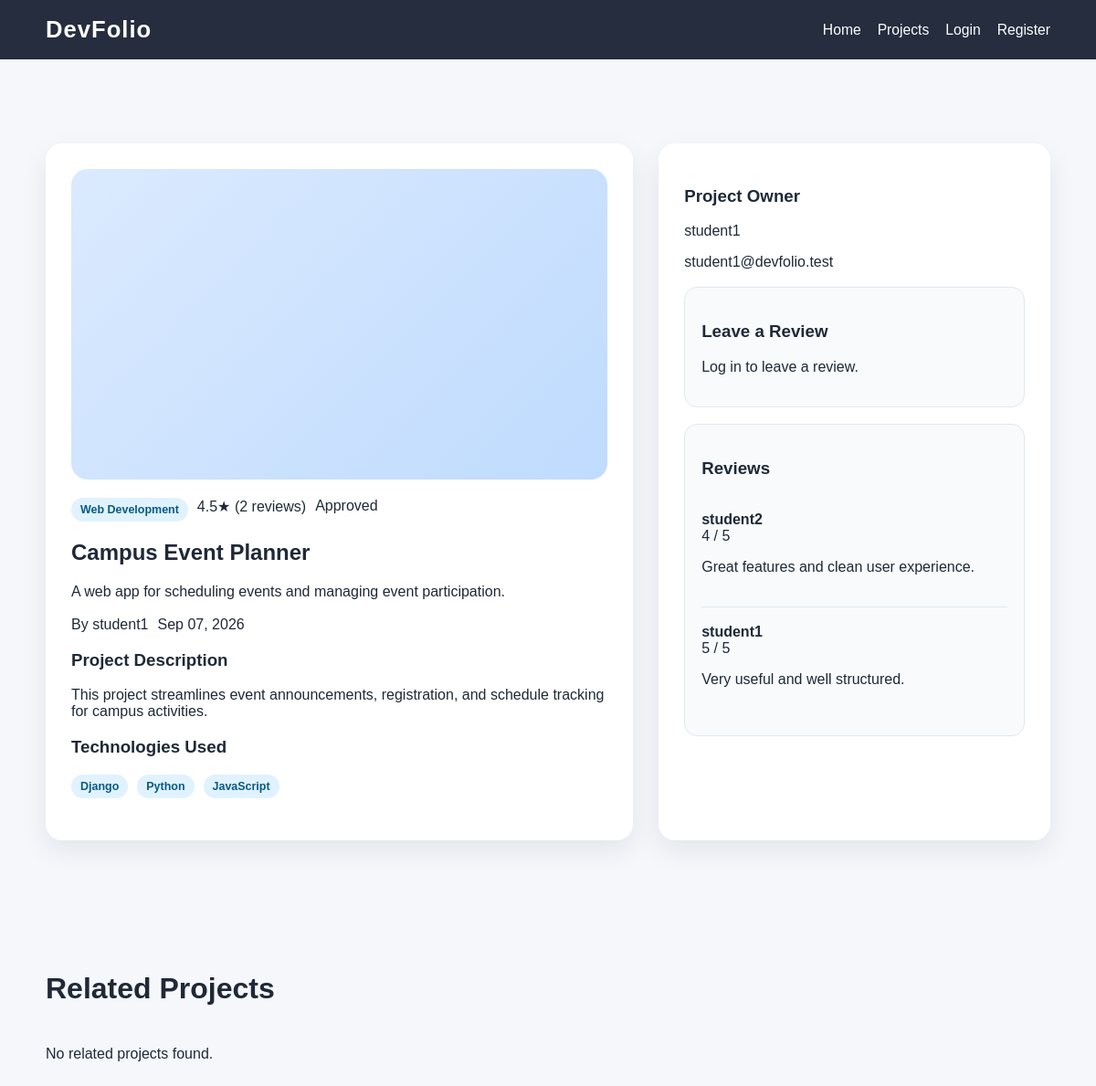
/projects/campus-event-planner/, run on the app's committed database.
### core/models.py (models this page shows, shortened)
class Project(models.Model):
    STATUS_DRAFT = 'draft'
    STATUS_UNDER_REVIEW = 'under_review'
    STATUS_APPROVED = 'approved'
    STATUS_REJECTED = 'rejected'
    STATUS_ARCHIVED = 'archived'
    STATUS_CHOICES = [
        (STATUS_DRAFT, 'Draft'),
        (STATUS_UNDER_REVIEW, 'Under Review'),
        (STATUS_APPROVED, 'Approved'),
        (STATUS_REJECTED, 'Rejected'),
        (STATUS_ARCHIVED, 'Archived'),
    ]
    title = models.CharField(max_length=200)
    slug = models.SlugField(unique=True, blank=True)
    summary = models.TextField(max_length=300)
    description = models.TextField()
    owner = models.ForeignKey(settings.AUTH_USER_MODEL, on_delete=models.CASCADE, related_name='projects')
    category = models.ForeignKey(Category, on_delete=models.SET_NULL, null=True, blank=True, related_name='projects')
    technologies = models.ManyToManyField(Technology, blank=True, related_name='projects')
    featured_image = models.ImageField(upload_to='projects/', blank=True, null=True)
    demo_url = models.URLField(blank=True, null=True)
    source_url = models.URLField(blank=True, null=True)
    status = models.CharField(max_length=20, choices=STATUS_CHOICES, default=STATUS_DRAFT)
    created_at = models.DateTimeField(auto_now_add=True)
    updated_at = models.DateTimeField(auto_now=True)
    class Meta:
        ordering = ['-created_at']
    @property
    def average_rating(self):
        reviews = self.reviews.all()
        if not reviews.exists():
            return 0
        return round(sum(review.rating for review in reviews) / reviews.count(), 1)
    @property
    def review_count(self):
        return self.reviews.count()

class Category(models.Model):
    name = models.CharField(max_length=100, unique=True)
    slug = models.SlugField(unique=True, blank=True)
    class Meta:
        verbose_name_plural = 'Categories'

class Review(models.Model):
    project = models.ForeignKey(Project, on_delete=models.CASCADE, related_name='reviews')
    reviewer = models.ForeignKey(settings.AUTH_USER_MODEL, on_delete=models.CASCADE, related_name='reviews')
    rating = models.PositiveSmallIntegerField(validators=[MinValueValidator(1), MaxValueValidator(5)])
    comment = models.TextField(blank=True)
    created_at = models.DateTimeField(auto_now_add=True)
    class Meta:
        ordering = ['-created_at']
        unique_together = ('project', 'reviewer')

class User(AbstractUser):
    ROLE_STUDENT = 'student'
    ROLE_MODERATOR = 'moderator'
    ROLE_ADMIN = 'admin'
    ROLE_CHOICES = [
        (ROLE_STUDENT, 'Student'),
        (ROLE_MODERATOR, 'Moderator'),
        (ROLE_ADMIN, 'Admin'),
    ]
    role = models.CharField(max_length=20, choices=ROLE_CHOICES, default=ROLE_STUDENT)
    student_id = models.CharField(max_length=30, blank=True, null=True)
    course = models.CharField(max_length=100, blank=True)
    year_level = models.PositiveIntegerField(default=1)
    full_name = models.CharField(max_length=150, blank=True)
    avatar = models.ImageField(upload_to='avatars/', blank=True, null=True)
    email_verified = models.BooleanField(default=False)

class Technology(models.Model):
    name = models.CharField(max_length=100, unique=True)
    slug = models.SlugField(unique=True, blank=True)

### core/views.py (the view, shortened to what this page needs)
# urls.py: path('projects/<slug:slug>/', views.project_detail, name='project_detail'),
def project_detail(request, slug):
    project = Project.objects.select_related('owner', 'category').prefetch_related('technologies', 'gallery', 'reviews__reviewer').get(slug=slug)
    related_projects = Project.objects.filter(
        status=Project.STATUS_APPROVED,
        category=project.category,
    ).exclude(pk=project.pk)[:4]
    return render(request, 'project_detail.html', {
        'project': project,
        'related_projects': related_projects,
        'user_review': project.reviews.filter(reviewer=request.user).first() if request.user.is_authenticated else None,
    })

### templates/project_detail.html (shortened to what this page needs)
{% extends 'base.html' %}
{% block content %}
<section class="section">
    <div class="container detail-layout">
        <div class="detail-card">
            <div class="project-cover">
            </div>
            <div class="meta-list">
                <span class="badge">{{ project.category.name|default:'General' }}</span>
                <span>{{ project.average_rating }}★ ({{ project.review_count }} reviews)</span>
                <span>{{ project.status|title }}</span>
            </div>
            <h1>{{ project.title }}</h1>
            <p>{{ project.summary }}</p>
            <div class="meta-list">
                <span>By {{ project.owner.get_full_name|default:project.owner.username }}</span>
                <span>{{ project.created_at|date:'M d, Y' }}</span>
            </div>
            <h3>Project Description</h3>
            <p>{{ project.description|linebreaksbr }}</p>
            {% if project.technologies.all %}
                <h3>Technologies Used</h3>
                <div class="meta-list">
                    {% for tech in project.technologies.all %}
                        <span class="badge">{{ tech.name }}</span>
                    {% endfor %}
                </div>
            {% endif %}
        </div>
        <aside class="detail-card">
            <h3>Project Owner</h3>
            <p>{{ project.owner.get_full_name|default:project.owner.username }}</p>
            <p>{{ project.owner.email }}</p>
            <div class="review-box">
                <h3>Leave a Review</h3>
                {% if user.is_authenticated %}
                    <form method="post">
                        {% csrf_token %}
                        <div class="form-field">
                            <label for="rating">Rating</label>
                            <select id="rating" name="rating" required>
                                <option value="">Select rating</option>
                                <option value="5" {% if user_review and user_review.rating == 5 %}selected{% endif %}>5 - Excellent</option>
                                <option value="4" {% if user_review and user_review.rating == 4 %}selected{% endif %}>4 - Good</option>
                                <option value="3" {% if user_review and user_review.rating == 3 %}selected{% endif %}>3 - Average</option>
                                <option value="2" {% if user_review and user_review.rating == 2 %}selected{% endif %}>2 - Fair</option>
                                <option value="1" {% if user_review and user_review.rating == 1 %}selected{% endif %}>1 - Poor</option>
                            </select>
                        </div>
                        <div class="form-field">
                            <label for="comment">Comment</label>
                            <textarea id="comment" name="comment" rows="4">{% if user_review %}{{ user_review.comment }}{% endif %}</textarea>
                        </div>
                        <button type="submit" class="btn">Submit Review</button>
                    </form>
                {% else %}
                    <p><a href="{% url 'login' %}">Log in</a> to leave a review.</p>
                {% endif %}
            </div>
            <div class="review-box">
                <h3>Reviews</h3>
                {% for review in project.reviews.all %}
                    <div class="review-item">
                        <strong>{{ review.reviewer.get_full_name|default:review.reviewer.username }}</strong>
                        <div>{{ review.rating }} / 5</div>
                        <p>{{ review.comment|default:'No comment provided.' }}</p>
                    </div>
                {% empty %}
                    <p>No reviews yet.</p>
                {% endfor %}
            </div>
        </aside>
    </div>
</section>
<section class="section">
    <div class="container">
        <div class="section-header">
            <h2>Related Projects</h2>
        </div>
        <div class="grid">
            {% for related in related_projects %}
                <article class="card">
                    <div class="card-body">
                        <h3><a href="{% url 'project_detail' related.slug %}">{{ related.title }}</a></h3>
                        <p>{{ related.summary }}</p>
                    </div>
                </article>
            {% empty %}
                <p>No related projects found.</p>
            {% endfor %}
        </div>
    </div>
</section>
{% endblock %}

### static/styles.css (style rules this page uses)
* { box-sizing: border-box; }
body { margin: 0; font-family: Arial, sans-serif; background: #f5f7fb; color: #1f2937; }
a { text-decoration: none; color: inherit; }
.container { width: min(1100px, calc(100% - 32px)); margin: 0 auto; }
.section { padding: 52px 0; }
.section-header { display: flex; justify-content: space-between; align-items: end; margin-bottom: 28px; gap: 18px; }
.section-header h2 { margin: 0; font-size: 2rem; }
.grid { display: grid; grid-template-columns: repeat(auto-fit, minmax(250px, 1fr)); gap: 24px; }
.badge { display: inline-block; padding: 6px 10px; background: #e0f2fe; color: #075985; border-radius: 999px; font-size: 0.78rem; font-weight: 700; }
.detail-layout { display: grid; grid-template-columns: 1.2fr 0.8fr; gap: 28px; padding: 40px 0; }
.detail-card { background: white; border-radius: 18px; box-shadow: 0 12px 30px rgba(15,23,42,.08); padding: 28px; }
.project-cover { height: 340px; background: linear-gradient(135deg, #dbeafe, #bfdbfe); border-radius: 18px; overflow: hidden; margin-bottom: 20px; }
.meta-list { display: flex; flex-wrap: wrap; gap: 10px; margin: 18px 0; }
.review-box { background: #f8fafc; border: 1px solid #e2e8f0; border-radius: 14px; padding: 18px; margin-top: 18px; }
.review-item { border-bottom: 1px solid #e2e8f0; padding: 18px 0; }
.review-item:last-child { border-bottom: none; }

### data on the page
Project: category.name "Web Development", average_rating "4.5", review_count "2", status "Approved", title "Campus Event Planner", summary "A web app for scheduling events and managing event participation.", owner.get_full_name "student1", created_at "Sep 07, 2026", description "This project streamlines event announcements, registration, and schedule tracking for campus activities.", owner.email "student1@devfolio.test"
Technology: name "Django"
Technology: name "Python"
Technology: name "JavaScript"
Review: reviewer.get_full_name "student2", rating "4", comment "Great features and clean user experience."
Review: reviewer.get_full_name "student1", rating "5", comment "Very useful and well structured."
